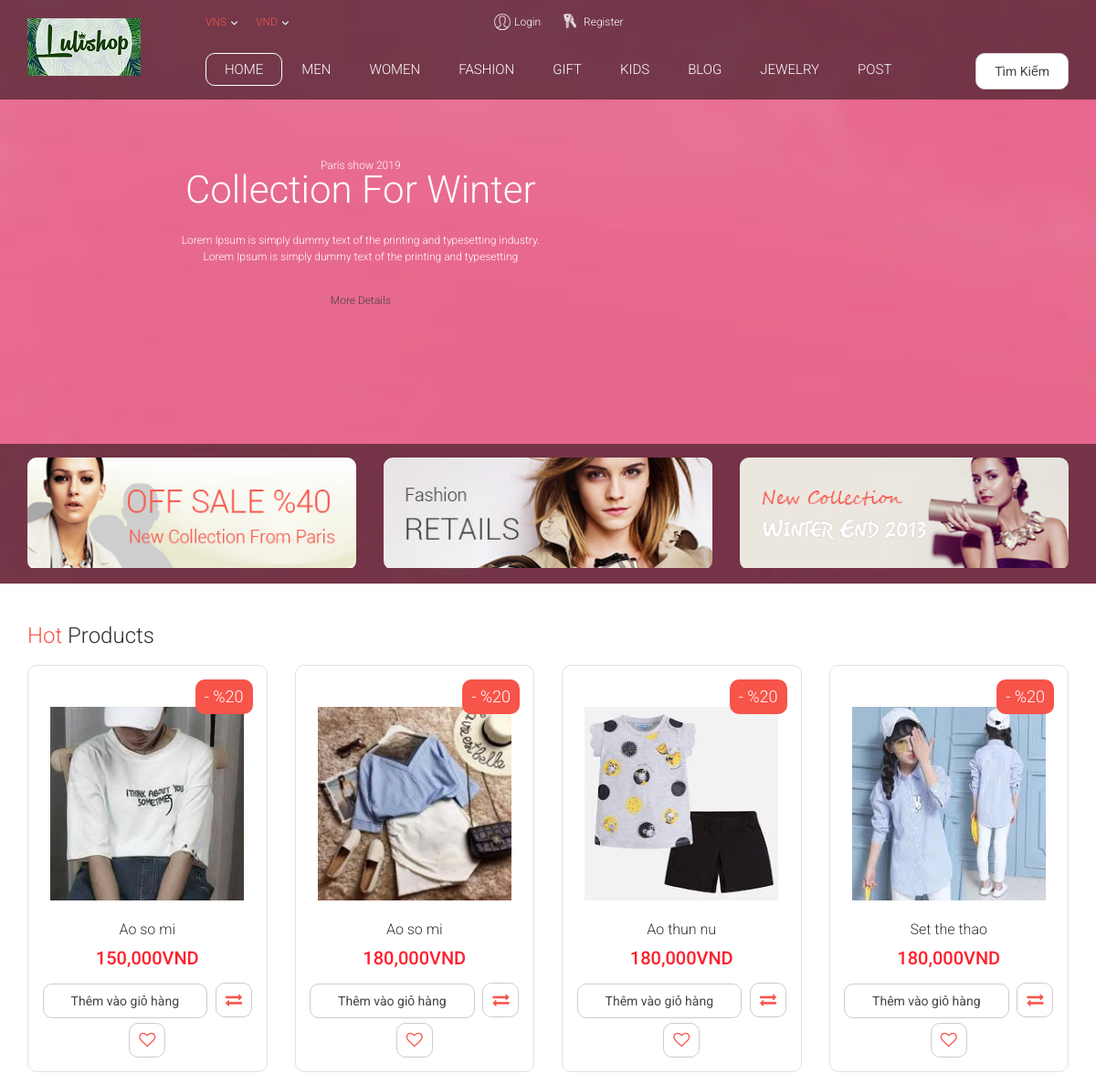
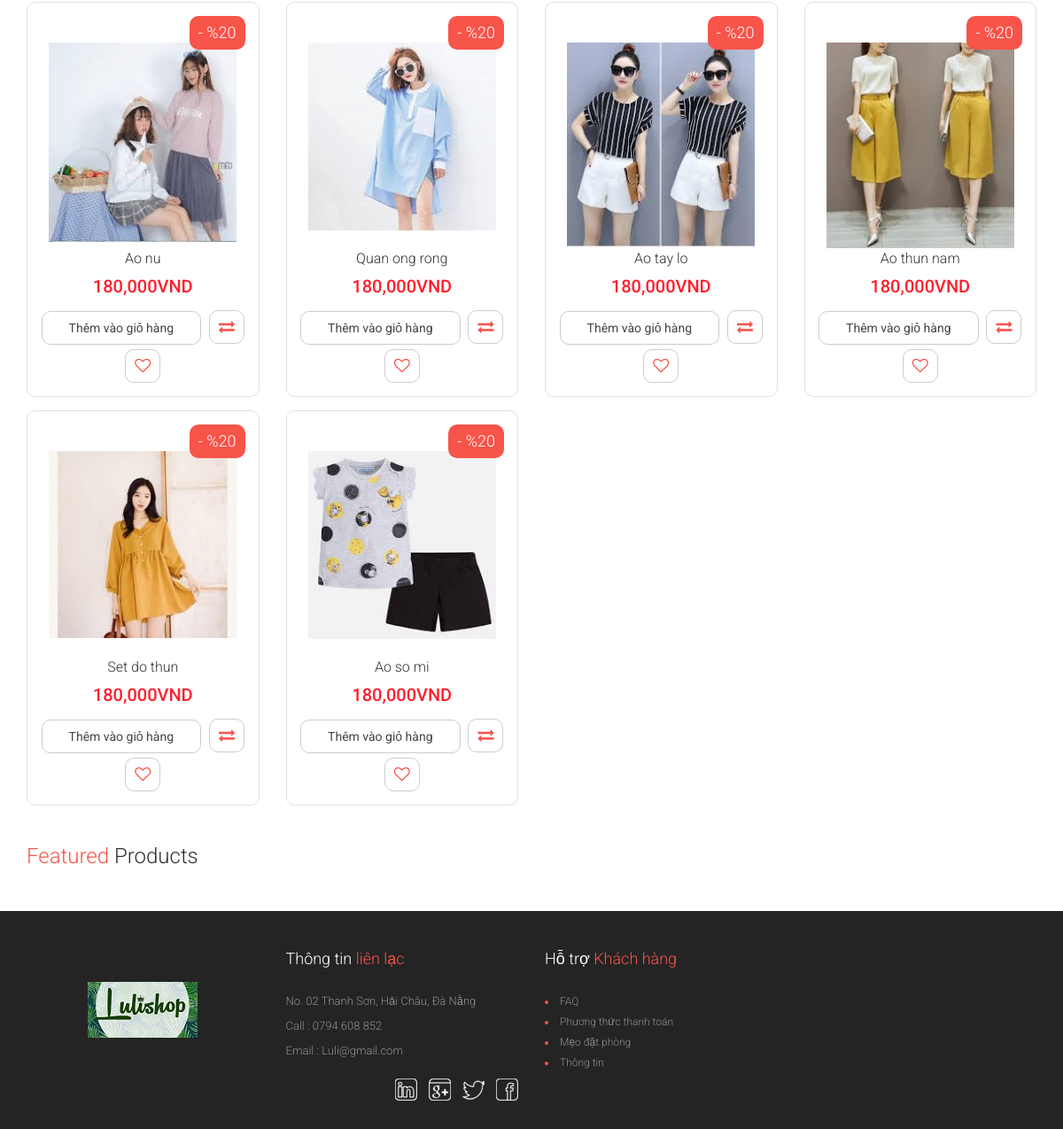
The page /doan/index.php on the database its author committed (2 pictures, top to bottom).
### tables this page shows
CREATE TABLE `sanpham` (
  `id` int(100) NOT NULL,
  `tensp` varchar(200) NOT NULL,
  `hinhanh` varchar(500) NOT NULL,
  `soluong` int(11) NOT NULL,
  `mausac` varchar(100) NOT NULL,
  `chatluong` varchar(100) NOT NULL,
  `gia` varchar(100) NOT NULL
);

### doan/index.php (the view, shortened to what this page needs)
<?php include('connect.php') ?>
<?php
    $sql = "SELECT * FROM sanpham";
    $result = mysqli_query($link, $sql);
?>
<!DOCTYPE html>
<html >
   <head>
      <link href="css/bootstrap.css" rel="stylesheet">
      <link href="css/font-awesome.min.css" rel="stylesheet">
      <link rel="stylesheet" href="css/flexslider.css" type="text/css" media="screen"/>
      <link href="css/sequence-looptheme.css" rel="stylesheet" media="all"/>
      <link href="css/style.css" rel="stylesheet">
      <link href="css/formgiohang.css" rel="stylesheet" type="text/css">
   </head>
   <body id="home">
      <div class="wrapper">
         <div class="header">
            <div class="container">
               <div class="row">
                  <div class="col-md-2 col-sm-2">
                     <div class="logo"><a href="/"><img src="images/logo.png" alt="LuliShop"></a></div>
                  </div>
                  <div class="col-md-10 col-sm-10">
                     <div class="header_top">
                        <div class="row">
                           <div class="col-md-3">
                              <ul class="option_nav">
                                 <li class="dorpdown">
                                    <a href="#">Vns</a>
                                 </li>
                                 <li class="dorpdown">
                                    <a href="#">VND</a>
                                 </li>
                              </ul>
                           </div>
                           <div class="col-md-3">
                              <ul class="usermenu">
                                 <li><a href="login.php" class="log">Login</a></li>
                                 <li><a href="page_signup.php" class="reg">Register</a></li>
                              </ul>
                           </div>
                        </div>
                     </div>
                     <div class="clearfix"></div>
                     <div class="header_bottom">
                        <ul class="option">
                           <li id="search" class="search">
                              <li><button><a href="search.php" type="button">Tìm Kiếm</a></button></li>
                           </li>
                              </ul>
                        <div class="navbar-collapse collapse">
                           <ul class="nav navbar-nav">
                              <li class="active dropdown">
                                 <a href="/" class="dropdown-toggle" data-toggle="dropdown">Home</a>
                              </li>
                              <li><a href="productgird.html">Men</a></li>
                              <li><a href="productlitst.html">Women</a></li>
                              <li class="dropdown">
                                 <a href="#" class="dropdown-toggle" data-toggle="dropdown">Fashion</a>
                              </li>
                              <li><a href="productgird.html">gift</a></li>
                              <li><a href="productgird.html">kids</a></li>
                              <li><a href="productgird.html">blog</a></li>
                              <li><a href="productgird.html">jewelry</a></li>
                              <li><a href="insertBD.php" >Post</a></li>
                           </ul>
                        </div>
                     </div>
                  </div>
               </div>
            </div>
         </div>
         <div class="hom-slider">
            <div class="container">
               <div id="sequence">
                  <ul class="sequence-canvas">
                     <li class="animate-in">
                        <div class="luli-caption caption1 formLeft delay300 text-center"><span class="suphead">Paris show 2019</span></div>
                        <div class="luli-caption caption2 formLeft delay400 text-center">
                           <h1>Collection For Winter</h1>
                        </div>
                        <div class="luli-caption caption3 formLeft delay500 text-center">
                           <p>Lorem Ipsum is simply dummy text of the printing and typesetting industry.<br>Lorem Ipsum is simply dummy text of the printing and typesetting</p>
                        </div>
                        <div class="luli-button caption4 formLeft delay600 text-center"><a class="more" href="#">More Details</a></div>
                     </li>
                     <li>
                     </li>
                     <li>
                     </li>
                  </ul>
               </div>
            </div>
            <div class="promotion-banner">
               <div class="container">
                  <div class="row">
                     <div class="col-md-4 col-sm-4 col-xs-4">
                        <div class="promo-box"><img src="images/promotion-01.png" alt=""></div>
                     </div>
                     <div class="col-md-4 col-sm-4 col-xs-4">
                        <div class="promo-box"><img src="images/promotion-02.png" alt=""></div>
                     </div>
                     <div class="col-md-4 col-sm-4 col-xs-4">
                        <div class="promo-box"><img src="images/promotion-03.png" alt=""></div>
                     </div>
                  </div>
               </div>
            </div>
         </div>
         <div class="clearfix"></div>
         <div class="container_fullwidth">
            <div class="container">
               <div class="hot-products">
                  <h3 class="title"><strong>Hot</strong> Products</h3>
                  <ul id="hot">
                     <li>
                        <form action="/doan/xem.php" method="post">
                           <div class="row">
                              <?php while($row  = mysqli_fetch_array($result)){ ?>
                              <div class="col-md-3 col-sm-6">
                                 <div class="products">
                                    <div class="offer">- %20</div>
                                    <div class="thumbnail"><a href=""><img src="images/<?php echo $row['hinhanh']; ?>" width="212px" height="100px" alt="Product Name"></a></div>
                                    <div class="productname"><?php echo $row['tensp']; ?></div>
                                    <h4 class="price"><?php echo number_format($row['gia'])."VND" ?></h4>
                                    <div class="button_group">
                                       <button class="button add-cart" type="button" ><a href="proccess.php?id=<?php echo $row['id'];?>">Thêm vào giỏ hàng</a></button>
                                       <button class="button compare" type="button"><i class="fa fa-exchange"></i></button>
                                       <button class="button wishlist" type="button"><i class="fa fa-heart-o"></i></button>
                                    </div>
                                 </div>
                              </div>
                               <?php } ?>
                           </div>
                        </form>
                     </li>
                  </ul>
               </div>
               <div class="clearfix"></div>
               <div class="featured-products">
                  <h3 class="title"><strong>Featured </strong> Products</h3>
                           </div>
                        </div>
               </div>
         <div class="footer">
            <div class="footer-info">
               <div class="container">
                  <div class="row">
                     <div class="col-md-3">
                        <div class="footer-logo"><a href="#"><img src="images/logo.png" alt=""></a></div>
                     </div>
                     <div class="col-md-3 col-sm-6">
                        <h4 class="title">Thông tin <strong>liên lạc</strong></h4>
                        <p>No. 02 Thanh Sơn, Hải Châu, Đà Nằng</p>
                        <p>Call : 0794 608 852</p>
                        <p>Email : Luli@gmail.com</p>
                     </div>
                     <div class="col-md-3 col-sm-6">
                        <h4 class="title">Hỗ trợ<strong> Khách hàng</strong></h4>
                        <ul class="support">
                           <li><a href="#">FAQ</a></li>
                           <li><a href="#">Phương thức thanh toán</a></li>
                           <li><a href="#">Mẹo đặt phòng</a></li>
                           <li><a href="#">Thông tin</a></li>
                        </ul>
                     </div>
                     <div class="col-md-6">
                        <ul class="social-icon">
                           <li><a href="#" class="linkedin"></a></li>
                           <li><a href="#" class="google-plus"></a></li>
                           <li><a href="#" class="twitter"></a></li>
                           <li><a href="#" class="facebook"></a></li>
                        </ul>
                     </div>
                  </div>
               </div>
            </div>
         </div>
      </div>
   </body>
</html>

### doan/css/sequence-looptheme.css (style rules this page uses)
#sequence { float:left;width:100%;position: relative;color: #fff;height: 550px;width: 100%;overflow: hidden;min-height: 100px;margin: -20px 0 0 0; }
#sequence>.sequence-canvas { height: 100%;width: 100%;margin: 0; }
#sequence>.sequence-canvas li { position: absolute;width: 100%;height: 100%;z-index:1; }
#sequence>.sequence-canvas li>* { position: absolute;-moz-transition-timing-function: ease-in-out;-o-transition-timing-function: ease-in-out;-webkit-transition-timing-function: ease-in-out;transition-timing-function: ease-in-out; }
.formLeft { -moz-transform: translatex(-2000px);-ms-transform: translatex(-2000px);-o-transform: translatex(-2000px);-webkit-transform: translatex(-2000px);transform: translatex(-2000px); }
.animate-in .formLeft { -moz-transition-duration: 1.5s;-o-transition-duration: 1.5s;-webkit-transition-duration: 1.5s;transition-duration: 1.5s;-ms-filter: "alpha(opacity=100)";filter: alpha(opacity=100);opacity: 1;-moz-transform: translatex(0);-ms-transform: translatex(0);-o-transform: translatex(0);-webkit-transform: translatex(0);transform: translatex(0); }
.delay600 { -moz-transition-delay: .6s !important;-o-transition-delay: .6s !important;-webkit-transition-delay: .6s !important;transition-delay: .6s !important; }
.delay500 { -moz-transition-delay: .5s !important;-o-transition-delay: .5s !important;-webkit-transition-delay: .5s !important;transition-delay: .5s !important; }
.delay400 { -moz-transition-delay: .4s !important;-o-transition-delay: .4s !important;-webkit-transition-delay: .4s !important;transition-delay: .4s !important; }
.delay300 { -moz-transition-delay: 300ms !important;-o-transition-delay: 300ms !important;-webkit-transition-delay: 300ms !important;transition-delay: 300ms !important; }

### rows shown on the page
sanpham: hinhanh (picture), tensp "Ao so mi", gia "150,000"
sanpham: hinhanh (picture), tensp "Ao so mi", gia "180,000"
sanpham: hinhanh (picture), tensp "Ao thun nu", gia "180,000"
sanpham: hinhanh (picture), tensp "Set the thao", gia "180,000"
sanpham: hinhanh (picture), tensp "Ao nu", gia "180,000"
sanpham: hinhanh (picture), tensp "Quan ong rong", gia "180,000"
sanpham: hinhanh (picture), tensp "Ao tay lo", gia "180,000"
sanpham: hinhanh (picture), tensp "Ao thun nam", gia "180,000"
sanpham: hinhanh (picture), tensp "Set do thun", gia "180,000"
sanpham: hinhanh (picture), tensp "Ao so mi", gia "180,000"
